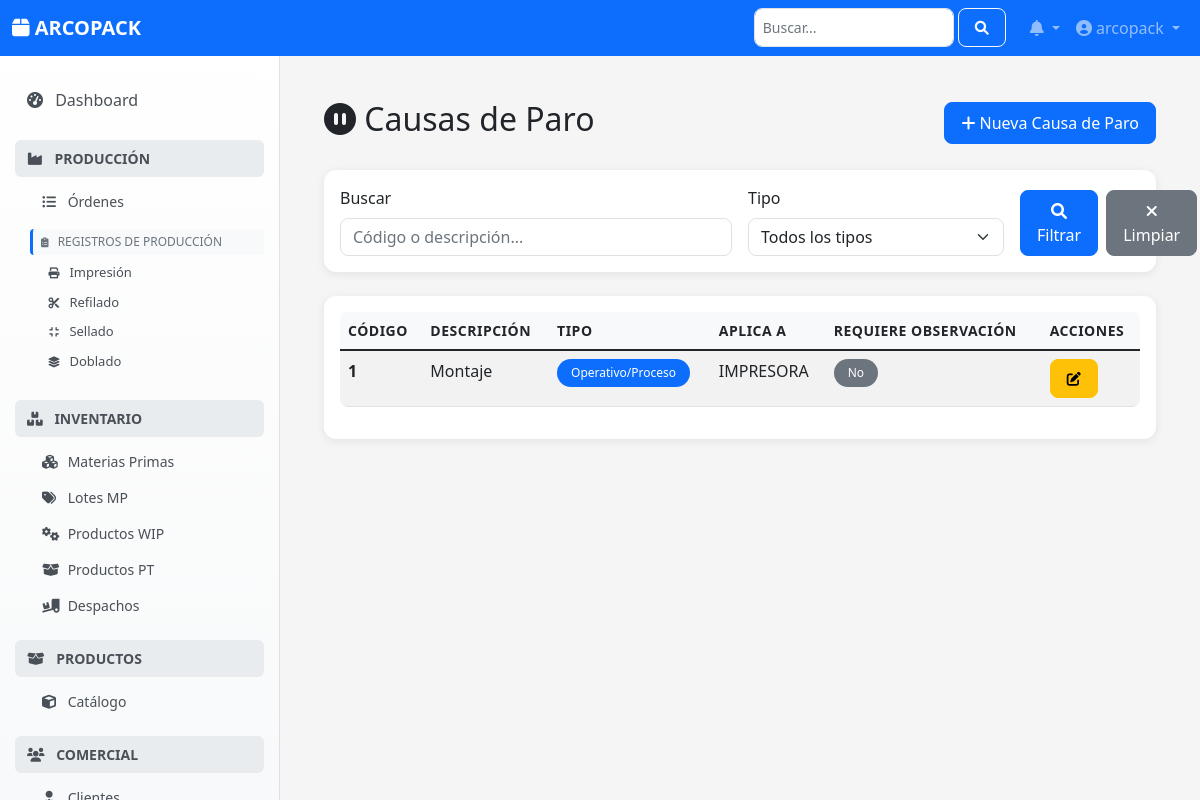
The app's page /configuracion/causas-paro/ (signed in) with its own data.
### configuracion/models.py (models this page shows, shortened)
class CausaParo(models.Model):
    TIPO_PARO_CHOICES = [('MECANICO', 'Mecánico'), ('ELECTRICO', 'Eléctrico'), ('OPERATIVO', 'Operativo/Proceso'), ('MATERIAL', 'Falta/Defecto Material'), ('HERRAMIENTA', 'Herramental/Montaje'), ('PROGRAMADO', 'Paro Programado'), ('CALIDAD', 'Problema de Calidad'), ('SEGURIDAD', 'Seguridad'), ('EXTERNO', 'Externo'), ('OTROS', 'Otros')]
    codigo = models.CharField(max_length=50, unique=True, verbose_name="Código Causa")
    descripcion = models.CharField(max_length=200, verbose_name="Descripción Causa")
    tipo = models.CharField(max_length=20, choices=TIPO_PARO_CHOICES, verbose_name="Tipo de Causa")
    aplica_a = models.CharField(max_length=200, blank=True, help_text="Opcional: Tipos de máquina donde aplica")
    requiere_observacion = models.BooleanField(default=False, verbose_name="¿Requiere Observación Obligatoria?")
    class Meta:
        verbose_name = "Causa de Paro"
        verbose_name_plural = "Causas de Paro"
        ordering = ['tipo', 'codigo']

### configuracion/views.py (the view)
# urls.py: path('causas-paro/', views.CausaParoListView.as_view(), name='causa-paro-list'),
class CausaParoListView(LoginRequiredMixin, ListView):
    model = CausaParo
    template_name = 'configuracion/causa_paro_list.html'
    context_object_name = 'causas'
    paginate_by = 20
    def get_queryset(self):
        queryset = CausaParo.objects.all()
        search = self.request.GET.get('search')
        tipo = self.request.GET.get('tipo')
        if search:
            queryset = queryset.filter(
                Q(codigo__icontains=search) | Q(descripcion__icontains=search)
            )
        if tipo:
            queryset = queryset.filter(tipo=tipo)
        return queryset.order_by('tipo', 'codigo')

### notificaciones/context_processors.py (called while the page is built)
def notifications(request):
    if request.user.is_authenticated:
        notificaciones_no_leidas = Notificacion.objects.filter(
            usuario=request.user,
            leida=False
        ).count()
        notificaciones = Notificacion.objects.filter(
            usuario=request.user
        ).order_by('-fecha_creacion')[:5]
        return {
            'notificaciones': notificaciones,
            'notificaciones_no_leidas': notificaciones_no_leidas
        }
    return {
        'notificaciones': [],
        'notificaciones_no_leidas': 0
    }

### configuracion/templates/configuracion/causa_paro_list.html (shortened to what this page needs)
{% extends "base.html" %}
{% block content %}
<div class="container">
    <div class="row mb-4 align-items-center">
        <div class="col">
            <h2><i class="fas fa-pause-circle"></i> Causas de Paro</h2>
        </div>
        <div class="col text-end">
            <a href="{% url 'configuracion_web:causa-paro-create' %}" class="btn btn-primary">
                <i class="fas fa-plus"></i> Nueva Causa de Paro
            </a>
        </div>
    </div>
    <div class="card mb-4">
        <div class="card-body">
            <form method="get" class="row g-3">
                <div class="col-md-6">
                    <label for="search" class="form-label">Buscar</label>
                    <input type="text" class="form-control" id="search" name="search"
                           value="{{ request.GET.search }}" placeholder="Código o descripción...">
                </div>
                <div class="col-md-4">
                    <label for="tipo" class="form-label">Tipo</label>
                    <select class="form-select" id="tipo" name="tipo">
                        <option value="">Todos los tipos</option>
                    </select>
                </div>
                <div class="col-md-2 d-flex align-items-end">
                    <button type="submit" class="btn btn-primary me-2">
                        <i class="fas fa-search"></i> Filtrar
                    </button>
                    <a href="{% url 'configuracion_web:causa-paro-list' %}" class="btn btn-secondary">
                        <i class="fas fa-times"></i> Limpiar
                    </a>
                </div>
            </form>
        </div>
    </div>
    <div class="card">
        <div class="card-body">
            <div class="table-responsive">
                <table class="table table-striped table-hover">
                    <thead>
                        <tr>
                            <th>Código</th>
                            <th>Descripción</th>
                            <th>Tipo</th>
                            <th>Aplica A</th>
                            <th>Requiere Observación</th>
                            <th>Acciones</th>
                        </tr>
                    </thead>
                    <tbody>
                        {% for causa in causas %}
                        <tr>
                            <td><strong>{{ causa.codigo }}</strong></td>
                            <td>{{ causa.descripcion|truncatechars:100 }}</td>
                            <td>
                                <span class="badge bg-primary">{{ causa.get_tipo_display }}</span>
                            </td>
                            <td>{{ causa.aplica_a|default:"-" }}</td>
                            <td>
                                {% if causa.requiere_observacion %}
                                    <span class="badge bg-warning">Sí</span>
                                {% else %}
                                    <span class="badge bg-secondary">No</span>
                                {% endif %}
                            </td>
                            <td>
                                <div class="btn-group">
                                    <a href="{% url 'configuracion_web:causa-paro-update' causa.pk %}"
                                       class="btn btn-sm btn-warning" title="Editar">
                                        <i class="fas fa-edit"></i>
                                    </a>
                                </div>
                            </td>
                        </tr>
                        {% empty %}
                        <tr>
                            <td colspan="6" class="text-center">No se encontraron causas de paro</td>
                        </tr>
                        {% endfor %}
                    </tbody>
                </table>
            </div>
        </div>
    </div>
</div>
{% endblock %}

### templates/layouts/navbar.html (shortened to what this page needs)
<nav class="navbar navbar-expand-lg navbar-dark bg-primary fixed-top">
    <div class="container-fluid">
        <a class="navbar-brand" href="{% url 'root' %}">
            <i class="fas fa-box"></i> ARCOPACK
        </a>
        <div class="collapse navbar-collapse" id="navbarNav">
            <ul class="navbar-nav ms-auto">
                <li class="nav-item me-3">
                    <form class="d-flex" role="search">
                        <input class="form-control form-control-sm" type="search" placeholder="Buscar..." aria-label="Search">
                        <button class="btn btn-outline-light btn-sm ms-1" type="submit">
                            <i class="fas fa-search"></i>
                        </button>
                    </form>
                </li>
                <li class="nav-item dropdown">
                    <a class="nav-link dropdown-toggle position-relative" href="#" id="notificationsDropdown" role="button"
                       data-bs-toggle="dropdown">
                        <i class="fas fa-bell"></i>
                    </a>
                </li>
                <li class="nav-item dropdown">
                    <a class="nav-link dropdown-toggle" href="#" id="userDropdown" role="button"
                       data-bs-toggle="dropdown">
                        <i class="fas fa-user-circle"></i> {{ user.get_full_name|default:user.username }}
                    </a>
                </li>
            </ul>
        </div>
    </div>
</nav>

### templates/base.html (style rules this page uses)
:root { --primary-color: #0d6efd; --secondary-color: #6c757d; --success-color: #198754; --warning-color: #ffc107; --danger-color: #dc3545; --info-color: #0dcaf0; --light-color: #f8f9fa; --dark-color: #212529; --sidebar-width: 280px; }
body { font-family: 'Segoe UI', Tahoma, Geneva, Verdana, sans-serif; background-color: #f5f5f5; }
.card { border: none; border-radius: 12px; box-shadow: 0 2px 10px rgba(0, 0, 0, 0.08); margin-bottom: 1.5rem; transition: all 0.3s ease; }
.btn { border-radius: 8px; font-weight: 500; padding: 0.5rem 1rem; transition: all 0.2s ease; }
.form-control, .form-select { border-radius: 8px; border: 1px solid #dee2e6; transition: all 0.2s ease; }
.table { border-radius: 8px; overflow: hidden; }
.table th { background-color: var(--light-color); border: none; font-weight: 600; text-transform: uppercase; font-size: 0.875rem; letter-spacing: 0.5px; }
.badge { padding: 0.5rem 0.875rem; border-radius: 20px; font-weight: 500; font-size: 0.75rem; }
.fade-in { animation: fadeIn 0.5s ease-out; }

### templates/layouts/navbar.html (style rules this page uses)
.navbar-brand { font-weight: 600; font-size: 1.25rem; }
.form-control-sm { width: 200px; }

### records on screen
CausaParo: codigo "1", descripcion "Montaje", tipo "Operativo/Proceso", aplica_a "IMPRESORA", requiere_observacion "No"

### other values on screen
{{ user.get_full_name|default:user.username }} "arcopack"
